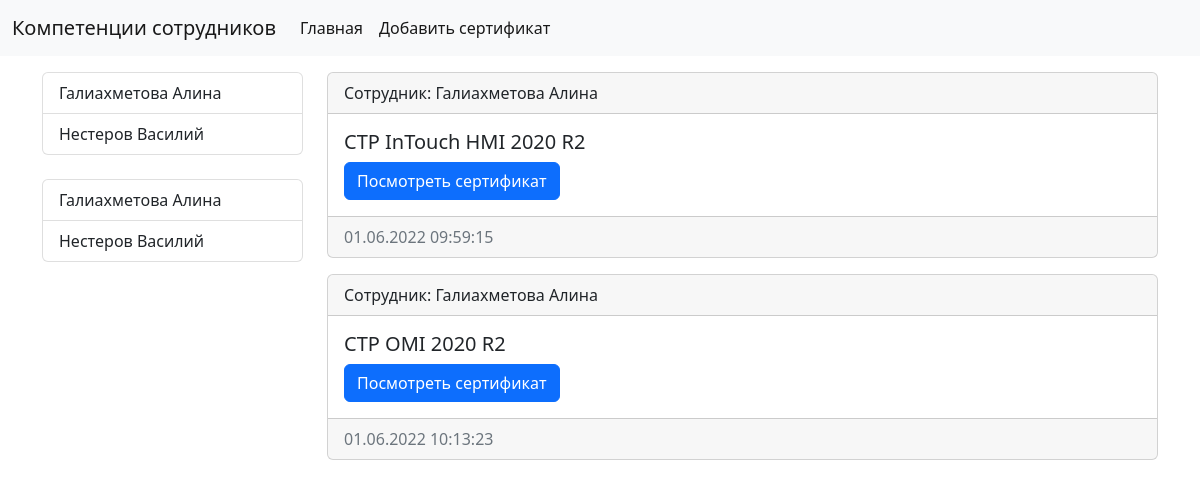
The page /user/1/ on the database its author committed.
### certs/models.py (models this page shows, shortened)
class Users(models.Model):
    user = models.CharField(max_length=50, db_index=True, verbose_name='Ф.И.О')
    staff = models.CharField(max_length=100, verbose_name='Должность')
    division = models.CharField(max_length=100, verbose_name='Подразделение')
    gender = models.CharField(max_length=10, verbose_name='Пол')
    birthday = models.DateField(blank=True, verbose_name='Дата рождения')
    def __str__(self):
        return self.user
    class Meta:
        verbose_name = 'Сотрудник'
        verbose_name_plural = 'Сотрудники'
        ordering = ['user']

class Certs(models.Model):
    exam_name = models.CharField(max_length=50, verbose_name='Наименование экзамена')
    exam_type = models.CharField(max_length=10, verbose_name='Тип экзамена')
    desc = models.TextField(blank=True, verbose_name='Описание')
    created_at = models.DateTimeField(auto_now_add=True, verbose_name='Добавлено')
    updated_at = models.DateTimeField(auto_now=True, verbose_name='Обновлено')
    doc_pdf = models.FileField(upload_to='uploads/%Y/%m/%d/', verbose_name='Документ', blank=True)
    is_published = models.BooleanField(default=True, verbose_name='Статус')
    user = models.ForeignKey('Users', on_delete=models.PROTECT, null=True, verbose_name='Сотрудник')
    class Meta:
        verbose_name = 'Сертификат'
        verbose_name_plural = 'Сертификаты'
        ordering = ['created_at']

### certs/views.py (the view)
# urls.py: path('user/<int:user_id>/', get_user, name='user'),
def get_user(request, user_id):
    certs = Certs.objects.filter(user_id=user_id)
    user = Users.objects.get(pk=user_id)
    return render(request, 'certs/users.html', {'certs': certs, 'user': user})

### certs/templatetags/certs_tags.py (called while the page is built)
@register.simple_tag()
def get_users():
    return Users.objects.all()

@register.inclusion_tag('certs/list_users.html')
def show_users():
    users = Users.objects.all()
    return {"users": users}

### certs/templates/certs/users.html (shortened to what this page needs)
{% extends 'base.html' %}
{% block sidebar %}
{% include 'inc/_sidebar.html' %}
{% endblock %}
{% block content %}
{% for item in certs %}
<div class="card mb-3">
    <div class="card-header">
        Сотрудник: {{ item.user }}
    </div>
    <div class="card-body">
        <div class="media">
            <div class="media-body">
                <h5 class="card-title">{{ item.exam_name }}</h5>
                <a href="#" class="btn btn-primary">Посмотреть сертификат</a>
            </div>
        </div>
    </div>
    <div class="card-footer text-muted">
        {{ item.created_at|date:"d.m.Y H:i:s" }}
    </div>
</div>
{% endfor %}
{% endblock %}

### templates/inc/_sidebar.html
{% load certs_tags %}
<div class="list-group">
    {% get_users as users %}
    {% for item in users %}
    <a href="{% url 'user' item.pk %}" class="list-group-item list-group-item-action">{{ item.user }}</a>
    {% endfor %}
</div>
<br>
{% show_users %}

### certs/templates/certs/list_users.html
<div class="list-group">
    {% for item in users %}
    <a href="{% url 'user' item.pk %}" class="list-group-item list-group-item-action">{{ item.user }}</a>
    {% endfor %}
</div>

### rows shown on the page
Users: user "Галиахметова Алина"
Users: user "Нестеров Василий"
Certs: user "Галиахметова Алина", exam_name "CTP InTouch HMI 2020 R2", created_at "01.06.2022 09:59:15"
Certs: user "Галиахметова Алина", exam_name "CTP OMI 2020 R2", created_at "01.06.2022 10:13:23"
